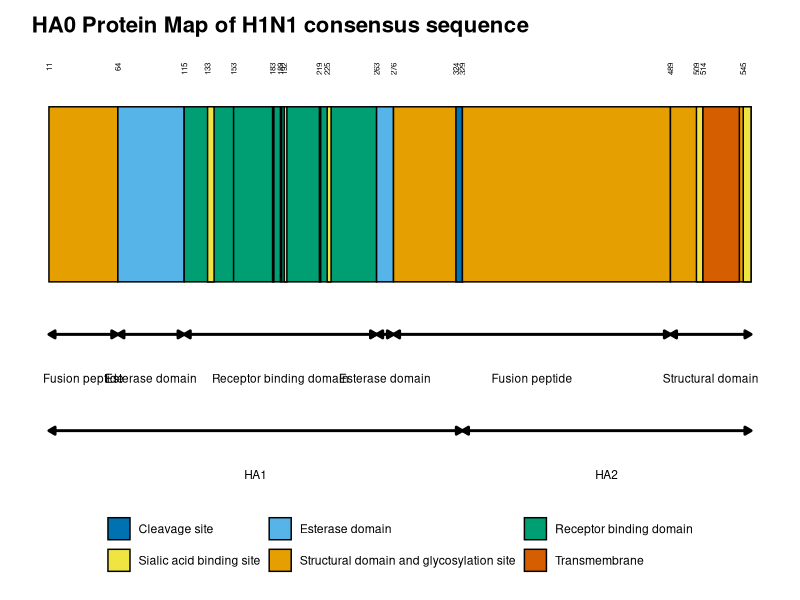

The R source for this figure:
library(ggplot2)
library(grid)

# Data frame with start and end positions of gene features

df <- data.frame(
 start = c(11,64,115,133,153,155,183,185,189,192,219,225,263,276,278,324,329,489,509,514,545),
 end  = c(64,115,263,138,153,156,184,186,190,194,220,228,276,329,281,329,489,551,514,542,551),
 label = c("Structural domain and glycosylation site", 'Esterase domain', 'Receptor binding domain', 'Sialic acid binding site', 'Sialic acid binding site','Sialic acid binding site','Sialic acid binding site','Sialic acid binding site','Sialic acid binding site','Sialic acid binding site','Sialic acid binding site','Sialic acid binding site','Esterase domain', 'Structural domain and glycosylation site', 'Glycosylation site only found in H1N1pdm09','Cleavage site', 'Structural domain and glycosylation site', 'Structural domain and glycosylation site','Sialic acid binding site','Transmembrane','Sialic acid binding site')
)

# Filtered data

df_filtered <- df[!df$start %in% c(155, 185, 278), ]

# Define colour palette

cb_palette <- c(
 "#E69F00", "#56B4E9", "#009E73", "#F0E442",
 "#0072B2", "#D55E00", "#CC79A7", "#999999", "#000000"
)
labels_unique <- unique(df_filtered$label)
fill_colors <- setNames(cb_palette[1:length(labels_unique)], labels_unique)

# Define feature ranges

feature_ranges <- data.frame(
 start = c(11, 64, 115, 263, 276, 489),
 end  = c(64, 115, 263, 276, 489, 551),
 label = c("Fusion peptide", "Esterase domain", "Receptor binding domain", 
      "Esterase domain", "Fusion peptide", "Structural domain")
)

# Define HA1/HA2 ranges

ha_ranges <- data.frame(
 start = c(11, 329),
 end  = c(329, 551),
 label = c("HA1", "HA2")
)

# Create plot

plot <- ggplot(df_filtered) +
 geom_rect(aes(xmin = start, xmax = end, ymin = 0, ymax = 1, fill = label),
      colour = "black") +
 geom_text(aes(x = start, y = 1.25, label = start),
      size = 2, angle = 90, hjust = 1) +
 
 scale_fill_manual(name = NULL, values = fill_colors) +
 geom_segment(
  data = feature_ranges,
  aes(x = start, xend = end, y = -0.30, yend = -0.30),
  arrow = arrow(length = unit(0.18, "cm"), ends = "both", type = "closed"),
  size = 1, color = "black"
 ) +
 geom_text(
  data = feature_ranges,
  aes(x = (start+end)/2, y = -0.55, label = label),
  size = 3
 ) +
 geom_segment(
  data = ha_ranges,
  aes(x = start, xend = end, y = -0.85, yend = -0.85),
  arrow = arrow(length = unit(0.18, "cm"), ends = "both", type = "closed"),
  size = 1, color = "black"
 ) +
 geom_text(
  data = ha_ranges,
  aes(x = (start+end)/2, y = -1.10, label = label),
  size = 3
 ) +
 theme_void() +
 theme(
  plot.title = element_text(
   hjust = 0.065, vjust = 2, size = 16, face = "bold"
  ),
  legend.position = "bottom",
  legend.box.margin = margin(t = 10, b = 10),
  plot.margin = margin(10, 10, 10, 10)
 ) +
 ggtitle("HA0 Protein Map of H1N1 consensus sequence") +
 guides(fill = guide_legend(nrow = 2, byrow = TRUE))

# Save plot
ggsave(
 filename = "HA0_protein_map_H1N1_consensus_auto_spacing.jpg",
 plot = plot,
 width = 15,
 height = 3,
 dpi = 300
)
